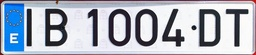
#> input picture Chapter 05. Image segmentation/images/plate.jpg, 256 x 55 px, shrunk from 1133 x 242 before the run
$ jupyter execute --allow-errors '5.2 Region-based techniques.ipynb'
#> lines starting #> are read from the running program, lines starting #| are printed output that depends on the picture; after the words box and inside, x2 and y2 are one past the last pixel; in counts of white or black regions, pixels touching at a corner belong together
# Extra work done:
- Better benchmarking for the rgb vs grayscale k-means clustering

# 5.2 Region-based techniques for image segmentation

In the previous notebook we had fun with contour based techniques for image segmentation. In this one we will play with region-based techniques, where the resulting segments cover the entire image. Concretely we will address two popular region-based methods:

- K-means (<a href="#521">section 5.2.1</a>)
- Expectation-Maximization (EM, <a href="#522">section 5.2.2</a>)

## Problem context - Color quantization

$\\[5pt]$

Color quantization is the process of reducing the number of distinct colors in an image while preserving its color appearance as much as possible. It has many applications, like image compression (e.g. GIFs, which only support 256 colors!) or [content-based image retrieval](https://en.wikipedia.org/wiki/Content-based_image_retrieval).

Image segmentation techniques can be used to achieve color quantization, let's see how it works!

[cell 1]
import numpy as np
import cv2
import matplotlib.pyplot as plt
import matplotlib
import scipy.stats as stats
from ipywidgets import interact, fixed, widgets
matplotlib.rcParams['figure.figsize'] = (10.0, 10.0)
images_path = './images/'

import sys
sys.path.append("..")
from utils.PlotEllipse import PlotEllipse

## 5.2.1 K-Means <a id="521"></a>

As commented, region-based techniques try to group together pixels that are similar. Such issue is often called the *clustering problem*. Different attributes can be used to decide if two pixels are similar or not: intensity, texture, color, pixel location, etc.

The **k-means algorithm** is a region-based technique that, given a set of elements (image pixels in our case), makes $K$ clusters out of them. Thereby, it is a perfect technique for addressing color quantization, since our goal is to reduce the color palette of an image to a fixed number of colors $K$. Concretely, k-means aims to minimize the sum of squared Euclidean distances between points $x_i$ in a given space (*e.g.* grayscale or RGB color representations) and their nearest cluster centers $m_k$:

$$
\underset{M}{\arg\min} D(X,M) = \Sigma_{\text{Cluster }k} \Sigma_{\text{point } i \text{ in cluster } k} (x_i - m_k)^2
$$

In our case, the point $x_i$ could be interpreted as a **feature vector** describing the $i^{th}$ pixel that, as mentioned, could include information like the pixel color, intensity, texture, etc. Thus, $m_k$ represents **the mean of the feature vector** of the pixels in cluster $k$.

Let's see how the k-means algorithm works in a color domain, where each pixel is represented in a feature n-dimensional space (*e.g.* grayscale images define a 1D feature space, while RGB images a 3D space):

1. Pick the number $K$, that is, the number of clusters in which the image will be segmented (e.g. number of colors).
2. Place $K$ centroids $m_k$ in the color space (e.g. randomly), these are the centers of the regions.
3. Each pixel is assigned to the cluster with the closest centroid, hence creating new clusters.

<center>

    <figcaption>Fig 1. Example in a 2D space (e.g. YCbCr color space) with 3 clusters. Each point is assigned to its closest centroid</figcaption>
</center>$\\[5pt]$

4. Compute the new means $m_k$ of the $K$ clusters.

<center>

    <figcaption>Fig 2. Example of how the centroids evolve over time</figcaption>
</center>$\\[5pt]$

5. Repeat steps 3 and 4 until convergence, that is, some previously defined criteria is fulfilled (*e.g.* the centers of regions do not move, or a certain number of iterations is reached).$\\[10pt]$

<center>

    <figcaption>Fig 3. Final segmentation result</figcaption>
</center>$\\[5pt]$

This procedure is the same independently of the number of dimensions in the workspace.

This technique presents a number of pros and cons:

- **Pros:**
  - It's simple.
  - Convergence to a local minima is guaranteed (but no guarantee to reach the global minima).
- **Cons:**
  - High usage of memory.
  - The K must be fixed.
  - Sensible to the selection of the initialization (initial position of centroids).
  - Sensible to outliers.
  - Circular clusters in the feature space are assumed (because of the usage of the Euclidean distance)

### K-means toy example

Luckily for us, OpenCV defines a method that perform k-means: [`cv2.kmeans()`](https://docs.opencv.org/master/d5/d38/group__core__cluster.html#ga9a34dc06c6ec9460e90860f15bcd2f88), [here you can find a nice explanation](https://docs.opencv.org/master/d1/d5c/tutorial_py_kmeans_opencv.html) about how to use it. Let's take a look at a toy 1D k-means example in order to get familiar with it. The following function, `binarize_kmeans()`, binarizes an input `image` by executing the K-means algorithm, where the `it` sets its maximum number of iterations.

Note that the stopping criteria can be either:
- if a maximum number of iterations is reached, or
- if the centroid moved less than a certain `epsilon` value in an iteration.

[cell 2]
def binarize_kmeans(image,it):
    """ Binarize an image using k-means.

        Args:
            image: Input image
            it: K-means iteration
    """

    # Set random seed for centroids
    cv2.setRNGSeed(124)

    # Flatten image
    flattened_img = image.reshape((-1,1))
    flattened_img = np.float32(flattened_img)

    #Set epsilon
    epsilon = 0.2

    # Estabish stopping criteria (either `it` iterations or moving less than `epsilon`)
    criteria = (cv2.TERM_CRITERIA_EPS + cv2.TERM_CRITERIA_MAX_ITER, it, epsilon)

    # Set K parameter (2 for thresholding)
    K = 2

    # Call kmeans using random initial position for centroids
    _,label,center=cv2.kmeans(flattened_img,K,None,criteria,it,cv2.KMEANS_RANDOM_CENTERS)

    # Colour resultant labels
    center = np.uint8(center) # Get center coordinates as unsigned integers
    print(center)
    flattened_img = center[label.flatten()] # Get the color (center) assigned to each pixel

    # Reshape vector image to original shape
    binarized = flattened_img.reshape((image.shape))

    # Show resultant image
    plt.subplot(2,1,1)
    plt.title("Original image")
    plt.imshow(binarized, cmap='gray',vmin=0,vmax=255)

    # Show how original histogram have been segmented
    plt.subplot(2,1,2)
    plt.title("Segmented histogram")
    plt.hist([image[binarized==center[0]].ravel(), image[binarized==center[1]].ravel()],256,[0,256], color=["black","gray"],stacked="true")

As you can see, [`cv2.kmeans()`](https://docs.opencv.org/2.4/modules/core/doc/clustering.html) returns two relevant arguments:

- label: Integer array that stores the cluster index for every pixel.
- center: Matrix containing the cluster centroids (each row represents a different centroid).

**Attention to this!!!** It is also remarkable the first function argument, which represents the data for clustering: an array of N-Dimensional points with float coordinates. Such array has the shape $num\_samples \times num\_features$, i.e., it has as many rows as samples (pixels in the image), and as many columns as features describing those samples (for example, if using the intensity of a pixel in a graysacle image, there is only one feature). For that, the code line `image.reshape((-1,1))` convert the initial grayscale image with dimensions $242\times 1133$ into a flattened version of it with dimension $274186\times 1$, that is, 274186 samples (or pixels) with only one feature, its intensity. Take a look at [`np.reshape()`](https://numpy.org/doc/stable/reference/generated/numpy.reshape.html) to see how it works.

Below it is provided an interactive code so you can play with `cv2.kmeans()` by calling it with different `it`values.

*As you can see, if k=2 in a grayscale image, it is a binarization method that doesn't need to fix a manual threshold. We could have used it, for example, when dealing with the plate recognition problem!*

[cell 3]
matplotlib.rcParams['figure.figsize'] = (10.0, 10.0)

image = cv2.imread(images_path + 'plate.jpg',0)
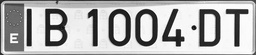
#> image: shape (55, 256); min 11, max 255, mean 179.1
#> the sliders are set to image = <module 'ipywidgets.fixed_' fr, it = 3

#> (the rest of this cell did not finish here and is left out)


Notice that for 1D spaces and not high-resolution images k-means is very fast! (it only needs a few iterations to converge). What happens if k-means is applied to color images (3D space) in order to get color quantization?

Now that you know how k-means works, you can experimentally answer such question!

###  **<span style="color:green"><b><i>ASSIGNMENT 1: Playing with K-means</i></b></span>**

Write an script that:
- applies k-means to `malaga.png` with different values for $K$: $K=4$, $K=8$ and $K=16$, setting `epsilon=0.2` and `it=10` as convergence criteria, and
- shows, in a $2\times2$ subplot, the 3 resulting images along with the input one.

Notice that in this case we are using 3 features per pixel, their R, G and B values, so the input data for the kmeans function has the dimensions $num\_pixels \times 3$.

<font color='blue'>**Expected output:**  </font>

[cell 4]
# Assignment 1
matplotlib.rcParams['figure.figsize'] = (15.0, 12.0)

# Read RGB image
image = cv2.imread(images_path + "malaga.png")
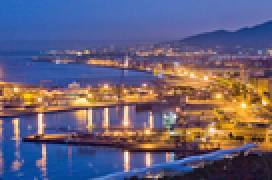
#> input picture Chapter 05. Image segmentation/images/malaga.png, 136 x 90 px, shrunk from 600 x 399 before the run (shown 2 times larger)
#> image is the input picture: shape (90, 136, 3); mean B, G, R 120.2, 96, 102.5
image = cv2.cvtColor(image, cv2.COLOR_BGR2RGB)

# Flatten image
flattened_img = image.reshape((-1, 3))
flattened_img = np.float32(flattened_img)

# Set criteria
it = 10
epsilon = 0.2
criteria = (cv2.TERM_CRITERIA_EPS + cv2.TERM_CRITERIA_MAX_ITER, it, epsilon)

# Apply k-means. Keep the third argument as None!
_,label4,center4=cv2.kmeans(flattened_img,4,None,criteria,30,cv2.KMEANS_RANDOM_CENTERS)
#> label4 = 12240 values, max 3 at index 3490, min 0 at index 0, mean 0.947; center4 = [[69.19, 92.36, 157.5], [217.4, 162.8, 99.52], [145.4, 99.2, 75.5], [60.78, 42.91, 61.65]]
_,label8,center8=cv2.kmeans(flattened_img,8,None,criteria,30,cv2.KMEANS_RANDOM_CENTERS)
#> label8 = 12240 values, max 7 at index 3616, min 0 at index 22, mean 3.35; center8 = [[83.85, 106.2, 173.8], [213, 148.6, 66.14], [236, 201.4, 160.8], [48.94, 32.55, 48.97], [88.73, 77.25, 115.4], [42.67, 81.13, 153.8], [162, 124.6, 125.2], [139.7, 91.03, 59.44]]
_,label16,center16=cv2.kmeans(flattened_img,16,None,criteria,30,cv2.KMEANS_RANDOM_CENTERS)
#> label16 = 12240 values, max 15 at index 3737, min 0 at index 3575, mean 7.57; center16 = 16 rows, first 8: [245.6, 223.2, 189.5], [124, 102.1, 131.4], [37.91, 83.71, 159.9], [57.38, 68.34, 122.7], [220.2, 152.6, 58.03], [134.2, 85.62, 39.18], [60.81, 40.41, 57.56], [207.3, 174.7, 159.5]

# Colour resultant labels
center4 = np.uint8(center4)
#> center4 = [[69, 92, 157], [217, 162, 99], [145, 99, 75], [60, 42, 61]]
center8 = np.uint8(center8)
#> center8 = [[83, 106, 173], [212, 148, 66], [236, 201, 160], [48, 32, 48], [88, 77, 115], [42, 81, 153], [162, 124, 125], [139, 91, 59]]
center16 = np.uint8(center16)
#> center16 = 16 rows, first 8: [245, 223, 189], [123, 102, 131], [37, 83, 159], [57, 68, 122], [220, 152, 58], [134, 85, 39], [60, 40, 57], [207, 174, 159]

# Get the color (center) assigned to each pixel
res4 = center4[label4.flatten()]
res8 = center8[label8.flatten()]
res16 = center16[label16.flatten()]

# Reshape to original shape
quantized4 = res4.reshape((image.shape))
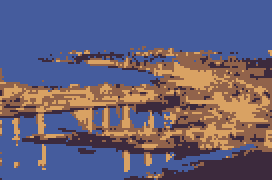
#> quantized4: shape (90, 136, 3) (shown 2 times larger); mean R, G, B 102.1, 95.6, 119.7
quantized8 = res8.reshape((image.shape))
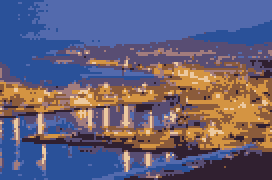
#> quantized8: shape (90, 136, 3) (shown 2 times larger); mean R, G, B 101.8, 95.7, 119.6
quantized16 = res16.reshape((image.shape))
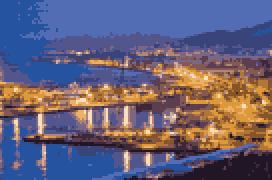
#> quantized16: shape (90, 136, 3) (shown 2 times larger); mean R, G, B 101.9, 95.7, 119.7

# Show original image
plt.subplot(2,2,1)
plt.title("Original image")
plt.imshow(image)

# Show k=4
plt.subplot(2,2,2)
plt.title("k=4")
plt.imshow(quantized4)

# Show k=8
plt.subplot(2,2,3)
plt.title("k=8")
plt.imshow(quantized8)

# Show k=16
plt.subplot(2,2,4)
plt.title("k=16")
plt.imshow(quantized16);

### <font color="blue"><b><i>Thinking about it (1)</i></b></font>

Now, **answer the following questions**:

- What `cv2.kmeans()` is doing in each iteration?

    <p style="margin: 4px 0px 6px 5px; color:blue"><i>Updates the centroids position to try to get it to the nearest cluster's center</i></p>

- What number of maximum iterations did you use? Why?

    <p style="margin: 4px 0px 6px 5px; color:blue"><i>We've to set a stopping point for the algorithm in case it doesn't converge. 10 is a good number, doesn't take long to reach it and gets us good results.</i></p>

- How could we compress these images so they require less space in memory? *Note: consider that a pixel in RGB needs 3 bytes to be represented, 8 bits per band.*

    <p style="margin: 4px 0px 0px 5px; color:blue"><i>By reducing the palette from 256 possible colors to, let's say, 16, we'd only need 4 bits per channel, and thus we'd need 12 bits per pixel instead of 24.</i></p>

###  **<span style="color:green"><b><i>Analyzing execution times</i></b></span>**

In this exercise you are asked to compare the execution time of K-means in a grayscale image, with K-means in a RGB image. Use the image `malaga.png` for this task, and use the same number of clusters and criteria for both, the grayscale and the RGB images.

*Tip: [how to measure execution time in Python](https://stackoverflow.com/questions/14452145/how-to-measure-time-taken-between-lines-of-code-in-python)*

[cell 5]
import time

def benchmark_kmeans(K=2, verbose=True):
#> called with K = 2, verbose = True
    print(f"Measuring the execution time needed for K-means with {K=}")
    # Read images
    image = cv2.imread(images_path + "malaga.png")
    image = cv2.cvtColor(image, cv2.COLOR_BGR2RGB)
    gray = cv2.cvtColor(image, cv2.COLOR_RGB2GRAY)
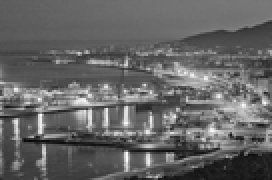
#> gray: shape (90, 136) (shown 2 times larger); min 6, max 255, mean 100.7

    # Set criteria
    it = 10
    epsilon = 0.2
    criteria = (cv2.TERM_CRITERIA_EPS + cv2.TERM_CRITERIA_MAX_ITER, it, epsilon)

    start = time.perf_counter_ns() # Start timer

    # Flatten image
    flattened_img = image.reshape((-1, 3))
    flattened_img = np.float32(flattened_img)

    # Apply k-means
    _,label,center=cv2.kmeans(flattened_img,K,None,criteria,30,cv2.KMEANS_RANDOM_CENTERS)
#> label = 12240 values, max 1 at index 0, min 0 at index 3329, mean 0.719; center = [[184.2, 132.1, 83.85], [70.55, 81.91, 134.5]]
    rgb_time = (time.perf_counter_ns() - start) / 1e9 # End timer

    if verbose: print(f"K-means in the RGB image: {rgb_time:.2f} seconds") # Stop timer

    start = time.perf_counter_ns() # Start timer

    # Flatten image
    flattened_img = gray.reshape((-1, 3))
    flattened_img = np.float32(flattened_img)

    # Apply k-means
    _,label,center=cv2.kmeans(flattened_img,K,None,criteria,30,cv2.KMEANS_RANDOM_CENTERS)
#> label = 4080 values, max 1 at index 20, min 0 at index 0, mean 0.346; center = [[81.65, 80.34, 81.54], [136.5, 139.2, 137.4]]
    gray_time = (time.perf_counter_ns() - start) / 1e9 # End timer
    if verbose: print(f"K-means in the grayscale image: {gray_time:.2f} seconds") # Stop timer
    return rgb_time, gray_time

[cell 6]
benchmark_kmeans(2)

#### Extra

[cell 7]
rgb_times = []
gray_times = []
ks = []
k = 2
while k <= 16:
    rgb_time, gray_time = benchmark_kmeans(k, verbose=False)
    rgb_times.append(rgb_time)
    gray_times.append(gray_time)
    ks.append(k)
    k *= 2

plt.bar(ks, rgb_times, label="RGB")
plt.bar(ks, gray_times, label="Grayscale")

plt.legend()
plt.xlabel('K value')
plt.ylabel('Execution time (s)')
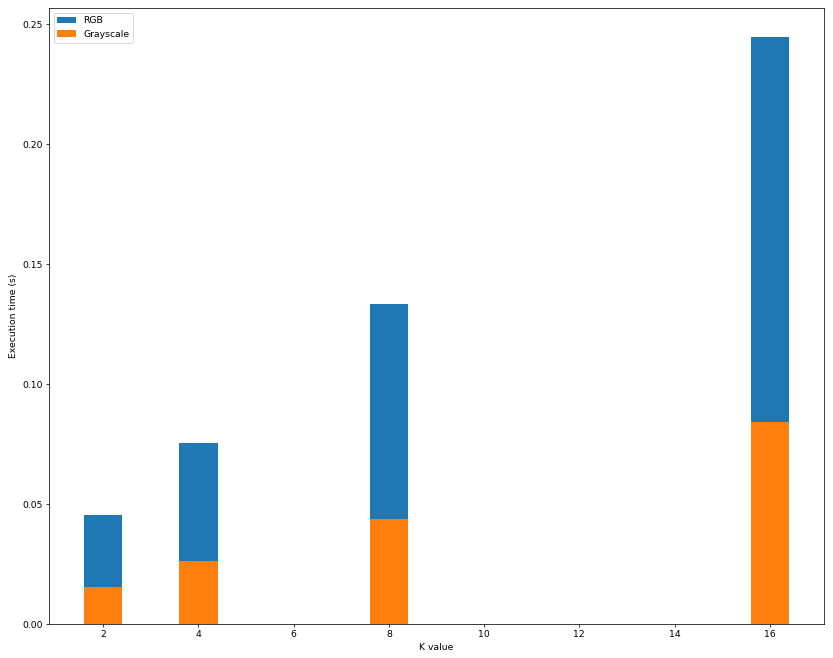
#> figure drawn by matplotlib, 1 panel; tallest bar 0.245 high, from x = 15.6 to 16.4; tallest bar 0.0841 high, from x = 15.6 to 16.4

## 5.2.2 Expectation-Maximization (EM) <a id="522"></a>

**Expectation-Maximization (EM)** is the generalization of the K-means algorithm, where each cluster is represented by a Gaussian distribution, parametrized by a mean and a covariance matrix, instead of just a centroid. It's a *soft clustering* since it doesn't give *hard* decisions where a pixel belongs or not to a cluster, but the probability of that pixel belonging to each cluster $C_j$, that is, $p(x|C_j) \sim N(\mu_j,\Sigma_j)$. This implies that at each algorithm iteration not just the mean of each cluster is refined (as in K-means), but also their covariance matrices.

Before going into detail on the theory behind EM, it is worth seeing how it performs in the car plate problem. OpenCV provides a class implementing the needed functionality for applying EM segmentation to an image, called [`cv2.ml.EM()`](https://docs.opencv.org/3.4/d1/dfb/classcv_1_1ml_1_1EM.html). All methods and parameters are fully detailed in the documentation, so it is a good idea to take a look at it.

[cell 8]
matplotlib.rcParams['figure.figsize'] = (10.0, 10.0)
cv2.setRNGSeed(5)

# Define parameters
n_clusters = 2
covariance_type = 0 # 0: covariance matrix spherical. 1: covariance matrix diagonal. 2: covariance matrix generic
n_iter = 10
epsilon = 0.2

# Create EM empty object
em = cv2.ml.EM_create()

# Set parameters
criteria = (cv2.TERM_CRITERIA_EPS + cv2.TERM_CRITERIA_MAX_ITER, n_iter, epsilon)
em.setClustersNumber(n_clusters)
em.setCovarianceMatrixType(covariance_type)
em.setTermCriteria(criteria)

# Read grayscale image
image = cv2.imread(images_path + "plate.jpg",0)

# Flatten image
flattened_img = image.reshape((-1, 1))
#> flattened_img = 14080 values, max 255 at index 1529, min 11 at index 3198, mean 179.1
flattened_img = np.float32(flattened_img)

# Apply EM
_, _, labels, _ = em.trainEM(flattened_img)
#> labels = 14080 values, max 1 at index 0, min 0 at index 260, mean 0.324

# Reshape labels to image size (binarization)
binarized = labels.reshape((image.shape))
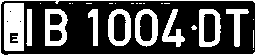
#> binarized: shape (55, 256) int32; values 0 (black) and 1 (white), 32.4% white; 26 white regions (15 under 20 px), largest, box (x1, y1, x2, y2) and area: (4, 3, 24, 51) 894, (0, 0, 256, 55) 634, (45, 9, 68, 46) 525

# Show original image
plt.subplot(2,1,1)
plt.title("Binarized image")
plt.imshow(binarized, cmap="gray")

# --------------- Gaussian visualization ---------------

plt.subplot(2,1,2)
plt.title("Probabilities of the clusters")

# Get means and covs (for grayscale 1D both)
means = em.getMeans()
covs = em.getCovs()

# Get standard deviation as numPy array
sigmas = np.sqrt(covs)
sigmas = sigmas[:,0,0]

# Cast list to numPy array
means = np.array(means)[:,0]

# Plot Gaussians
x = np.linspace(0, 256, 100)
plt.plot(x, stats.norm.pdf(x, loc = means[0], scale = sigmas[0]))
plt.plot(x, stats.norm.pdf(x, loc = means[1], scale = sigmas[1]))
plt.legend(['Black Region', 'White Region'])

plt.show()
#> (the rest of the program and of its run is left out)
